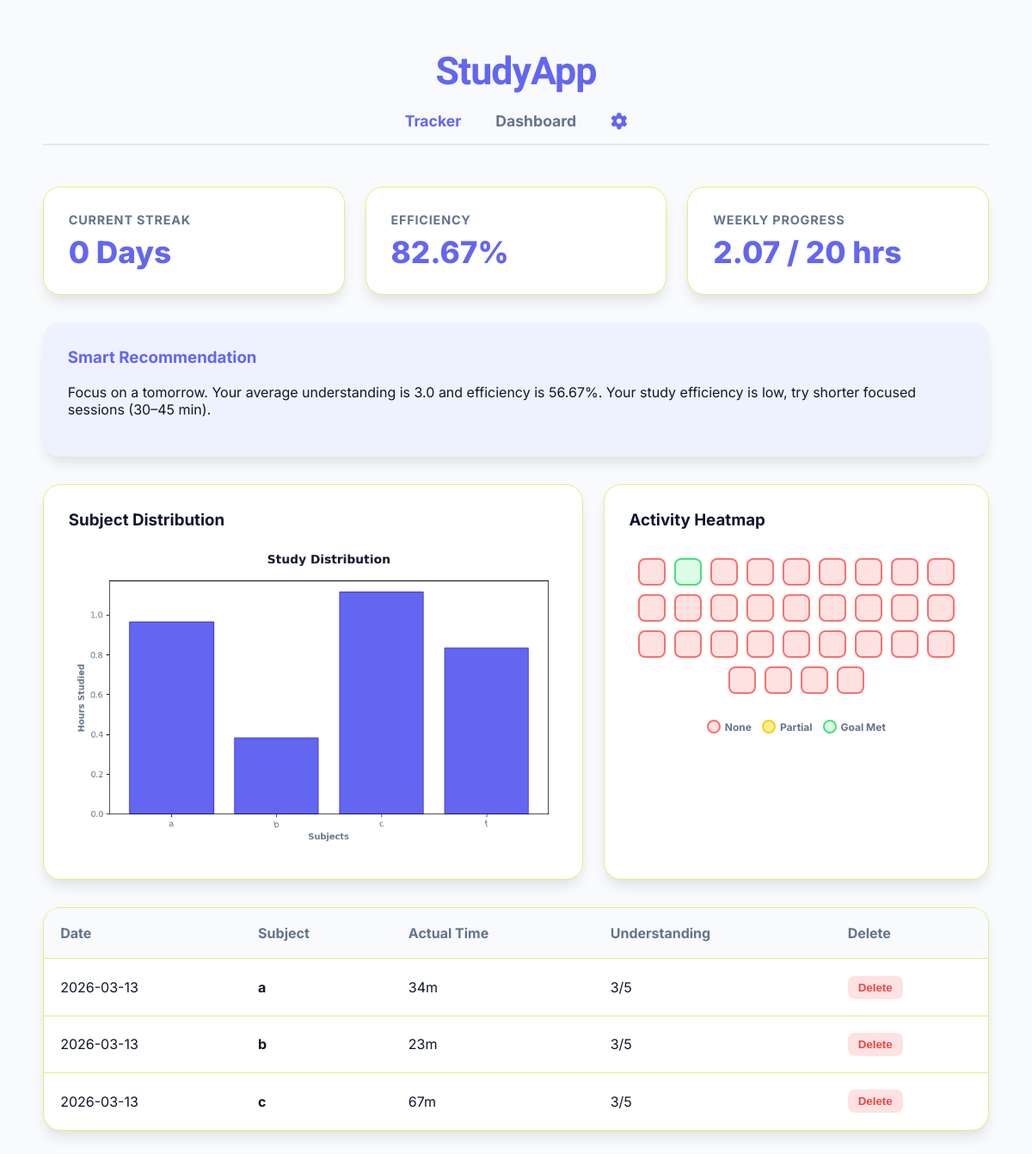
Page /dashboard on the earlier database version.
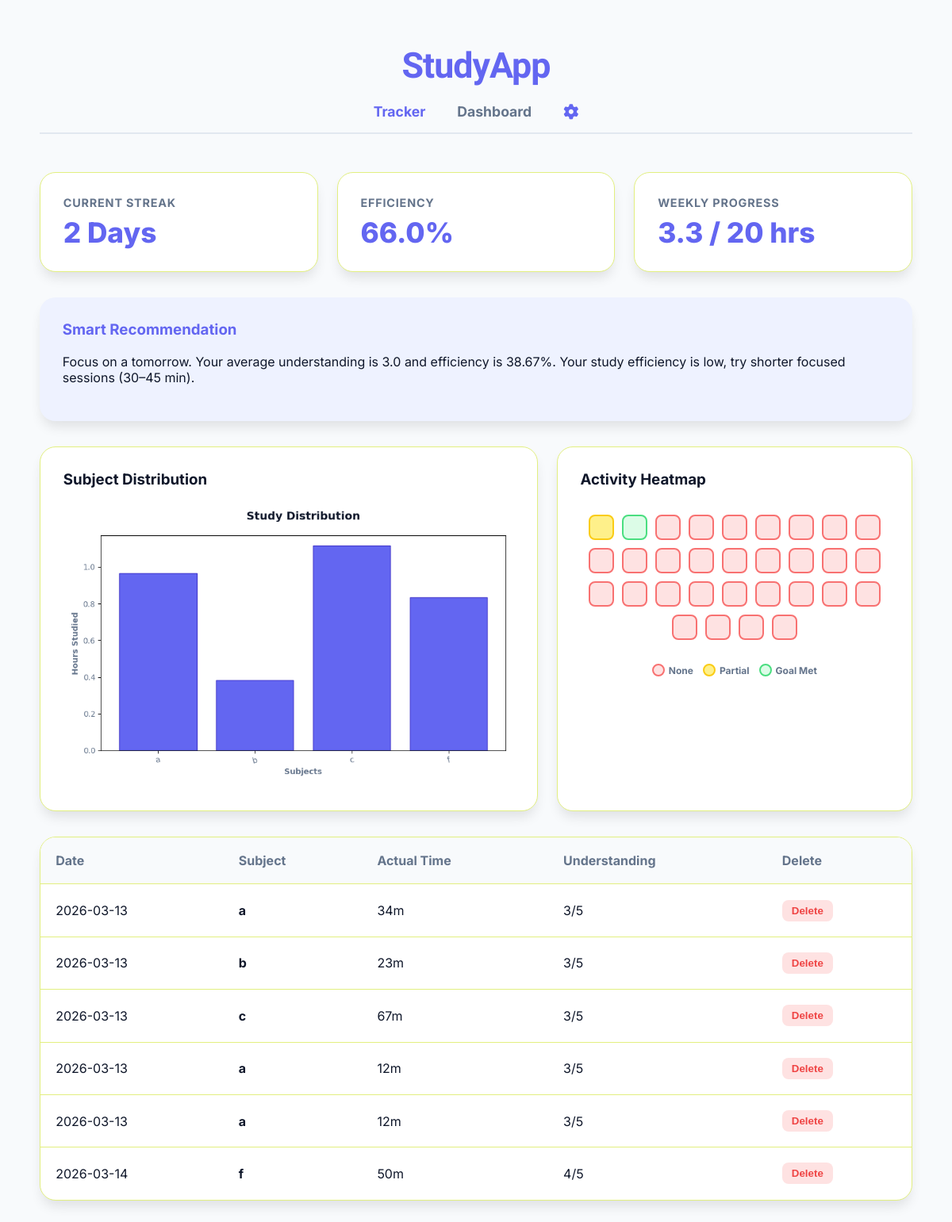
Same page on the later database version.
### tables this page shows
CREATE TABLE study_logs (
    id INTEGER PRIMARY KEY AUTOINCREMENT,
    subject TEXT,
    planned_time INTEGER,
    actual_time INTEGER,
    understanding INTEGER,
    date TEXT
);

### app.py (the view)
@app.route("/dashboard")
def dashboard():
    theme, _ = get_user_settings()
    conn = sqlite3.connect("database.db")
    cursor = conn.cursor()
    cursor.execute("SELECT id, date, subject, planned_time, actual_time, understanding FROM study_logs ORDER BY id ASC")
    logs = cursor.fetchall()
    conn.close()
    current_streak, _ = get_streaks()
    efficiency = get_efficiency()
    _, progress_hours, _ = get_weekly_goal_progress()
    _, _, recommendation = get_recommendation()
    if logs:
        generate_subject_graph(theme=theme)
    heatmap_html = get_heatmap_data()
    return render_template(
        "dashboard.html",
        logs=logs,
        streak=current_streak,
        efficiency=efficiency,
        total_hours_this_week=progress_hours,
        recommendation=recommendation,
        heatmap_html=heatmap_html,
        version=random.randint(1, 9999),
        theme=theme
    )

### app.py (called while the page is built)
def get_user_settings():
    conn = sqlite3.connect("database.db")
    cursor = conn.cursor()
    cursor.execute("SELECT theme, weekly_goal FROM settings WHERE id=1")
    settings = cursor.fetchone()
    conn.close()
    return settings if settings else ('light', 20)

### logic/efficiency.py (called while the page is built)
def get_efficiency():
    conn = sqlite3.connect("database.db")
    cursor = conn.cursor()
    cursor.execute("SELECT SUM(actual_time), SUM(planned_time) FROM study_logs")
    row = cursor.fetchone()
    conn.close()
    total_actual = row[0] or 0
    total_planned = row[1] or 1  # avoid division by zero
    efficiency = round((total_actual / total_planned) * 100, 2)
    return efficiency

### logic/heatmap.py (called while the page is built)
def get_heatmap_data():
    conn = sqlite3.connect("database.db")
    cursor = conn.cursor()
    today = date.today()
    start_date = today - timedelta(days=30)
    cursor.execute("""
        SELECT date, SUM(actual_time)
        FROM study_logs
        WHERE date >= ?
        GROUP BY date
    """, (start_date,))
    data = dict(cursor.fetchall())
    conn.close()
    heatmap_html = ""
    for i in range(31):
        current_date = today - timedelta(days=i)
        date_str = current_date.strftime("%Y-%m-%d")
        minutes = data.get(date_str, 0)
        if current_date > today:
            level = "upcoming"
        elif minutes == 0:
            level = "none"
        elif minutes < 120:
            level = "partial"
        else:
            level = "full"
        heatmap_html += f'<div class="heatmap-day {level}" title="{date_str}: {minutes} mins"></div>'
    return heatmap_html

### logic/streak.py (called while the page is built)
def get_streaks():
    conn = sqlite3.connect("database.db")
    cursor = conn.cursor()
    cursor.execute("SELECT DISTINCT date FROM study_logs ORDER BY date DESC")
    rows = cursor.fetchall()
    conn.close()
    study_dates = sorted([date.fromisoformat(r[0]) for r in rows])
    current_streak = 0
    today = date.today()
    day_check = today
    while day_check in study_dates:
        current_streak += 1
        day_check -= timedelta(days=1)
    longest_streak = 0
    temp_streak = 1
    for i in range(1, len(study_dates)):
        if (study_dates[i-1] - study_dates[i]).days == 1:
            temp_streak += 1
        else:
            temp_streak = 1
        if temp_streak > longest_streak:
            longest_streak = temp_streak
    if len(study_dates) == 1:
        longest_streak = max(longest_streak, 1)
    return current_streak, longest_streak

### templates/dashboard.html (shortened to what this page needs)
<!DOCTYPE html>
<html lang="en">
<head>
    <link rel="stylesheet" href="{{ url_for('static', filename='style.css') }}">
    <link rel="stylesheet" href="https://cdnjs.cloudflare.com/ajax/libs/font-awesome/6.4.0/css/all.min.css">
</head>
<body style="padding: 2.5rem;">
    <div class="container">
        <div style="display: flex; flex-direction: column; align-items: center; margin-bottom: 3rem; padding: 1rem 0; border-bottom: 2px solid #e2e8f0;">
            <h1 style="margin: 0; font-family: 'Arimo', sans-serif; font-size: 2.8rem; color: var(--primary); letter-spacing: -1px; padding-bottom: 0.8rem;">
                StudyApp
            </h1>
            <nav style="display: flex; gap: 2.5rem; margin-top: 0.5rem; align-items: center;">
                <a href="/" style="text-decoration: none; font-weight: 700; color: var(--primary); font-size: 1.1rem;">
                    Tracker
                </a>
                <a href="/dashboard" style="text-decoration: none; font-weight: 700; color: var(--text-muted); font-size: 1.1rem;">
                    Dashboard
                </a>
                <a href="/settings" class="settings-link" title="Settings" style="text-decoration: none;">
                    <i class="fa-solid fa-gear"></i>
                </a>
            </nav>
        </div>
        <div class="dashboard-grid">
            <div class="card">
                <div class="stat-label">Current Streak</div>
                <div class="stat-value">{{ streak }} Days</div>
            </div>
            <div class="card">
                <div class="stat-label">Efficiency</div>
                <div class="stat-value">{{ efficiency }}%</div>
            </div>
            <div class="card {% if total_hours_this_week >= 20 %}goal-met{% endif %}">
                <div class="stat-label">Weekly Progress</div>
                <div class="stat-value">{{ total_hours_this_week }} / 20 hrs</div>
            </div>
        </div>
        <div class="card" style="margin-bottom: 2rem; background: var(--primary-light); border: none;">
            <h3 style="margin-top:0; color: var(--primary);">Smart Recommendation</h3>
            <p>{{ recommendation }}</p>
        </div>
        <div class="chart-grid">
            <div class="card">
                <h3 style="margin-top:0;">Subject Distribution</h3>
                {% if logs %}
                    <img src="{{ url_for('static', filename='study_graph.png') }}?v={{ version }}" style="width: 100%; border-radius: 12px;">
                {% else %}
                    <div style="padding: 3rem 1rem; text-align: center; color: var(--text-muted); border: 2px dashed #e2e8f0; border-radius: 15px;">
                        <p style="font-weight: 700;">No Data Available</p>
                    </div>
                {% endif %}
            </div>
            <div class="card">
                <h3 style="margin-top:0;">Activity Heatmap</h3>
                <div class="heatmap-container">
                    {{ heatmap_html | safe }}
                </div>
                <div style="display:flex; justify-content: center; gap: 12px; margin-top: 15px; font-size: 0.75rem; font-weight: 700; color: var(--text-muted);">
                    <div style="display:flex; align-items:center; gap:5px;"><div class="heatmap-day none" style="width:12px; height:12px;"></div> None</div>
                    <div style="display:flex; align-items:center; gap:5px;"><div class="heatmap-day partial" style="width:12px; height:12px;"></div> Partial</div>
                    <div style="display:flex; align-items:center; gap:5px;"><div class="heatmap-day full" style="width:12px; height:12px;"></div> Goal Met</div>
                </div>
            </div>
        </div>
        <div class="table-container">
            <table>
                <thead>
                    <tr>
                        <th>Date</th>
                        <th>Subject</th>
                        <th>Actual Time</th>
                        <th>Understanding</th>
                        <th>Delete</th>
                    </tr>
                </thead>
                <tbody>
                    {% for log in logs %}
                    <tr>
                        <td>{{ log[1] }}</td>
                        <td><strong>{{ log[2] }}</strong></td>
                        <td>{{ log[4] }}m</td>
                        <td>{{ log[5] }}/5</td>
                        <td>
                            <form action="{{ url_for('delete', log_id=log[0]) }}" method="POST">
                                <button type="submit" class="btn-delete">Delete</button>
                            </form>
                        </td>
                    </tr>
                    {% else %}
                    <tr>
                        <td colspan="5" style="text-align: center; padding: 2rem;">No logs found.</td>
                    </tr>
                    {% endfor %}
                </tbody>
            </table>
        </div>
    </div>
</body>
</html>

### static/style.css (style rules this page uses)
:root { --primary: #6366f1; --primary-light: #eef2ff; --success: #10b981; --bg: #f8fafc; --card-bg: #ffffff; --text-main: #0f172a; --text-muted: #64748b; --radius: 20px; --shadow-sm: 0 4px 6px -1px rgba(0, 0, 0, 0.1); --shadow-md: 0 10px 15px -3px rgba(0, 0, 0, 0.1); --shadow-lg: 0 20px 25px -5px rgba(0, 0, 0, 0.15); --border-color: #e2ef80; }
body { background-color: var(--bg); color: var(--text-main); font-family: 'Inter', sans-serif; margin: 0; padding: 0; transition: background-color 0.3s ease, color 0.3s ease; }
h1, h2, h3, h4 { color: var(--text-main); transition: color 0.3s ease; }
.container { max-width: 1100px; margin: 0 auto; }
.dashboard-grid { display: grid; grid-template-columns: repeat(auto-fit, minmax(280px, 1fr)); gap: 1.5rem; margin-bottom: 2rem; }
.chart-grid { display: grid; grid-template-columns: 1.4fr 1fr; gap: 1.5rem; margin-bottom: 2rem; }
.card { background: var(--card-bg); padding: 1.8rem; border-radius: var(--radius); box-shadow: var(--shadow-md); border: 1px solid var(--border-color); transition: all 0.3s cubic-bezier(0.4, 0, 0.2, 1); }
.stat-label { color: var(--text-muted); font-size: 0.9rem; font-weight: 700; text-transform: uppercase; letter-spacing: 0.8px; }
.stat-value { font-size: 2.2rem; font-weight: 800; color: var(--primary); margin-top: 8px; }
.heatmap-container { display: flex; flex-wrap: wrap; gap: 10px; padding: 15px 0; justify-content: center; }
.heatmap-day { width: 28px; height: 28px; border-radius: 8px; border: 2px solid; transition: all 0.2s ease; cursor: help; }
.none { background-color: #fee2e2; border-color: #f87171; }
.partial { background-color: #fef08a; border-color: #facc15; }
.full { background-color: #dcfce7; border-color: #4ade80; }
.btn-delete { background: #fee2e2; color: #ef4444; border: none; padding: 6px 12px; border-radius: 8px; font-weight: 700; cursor: pointer; transition: background 0.2s; }
.table-container { background: var(--card-bg); border-radius: var(--radius); overflow: hidden; border: 1px solid var(--border-color); margin-top: 1.5rem; box-shadow: var(--shadow-md); }
table { width: 100%; border-collapse: collapse; }
th { background: var(--bg); padding: 1.2rem; text-align: left; color: var(--text-muted); }
td { padding: 1.2rem; border-top: 1px solid var(--border-color); color: var(--text-main); }
.settings-link { font-size: 1.2rem; display: flex; align-items: center; transition: color 0.3s ease; }
.settings-link i { transition: transform 0.6s cubic-bezier(0.4, 0, 0.2, 1); }
.settings-link[href="/settings"] i { color: var(--primary); }

Differences in the rows shown:
added study_logs: date "2026-03-13", subject "a", actual_time "12", understanding "3"
added study_logs: date "2026-03-13", subject "a", actual_time "12", understanding "3"
added study_logs: date "2026-03-14", subject "f", actual_time "50", understanding "4"
Other differences:
{{ streak }}: "0" → "2"
{{ efficiency }}: "82.67" → "66.0"
{{ total_hours_this_week }}: "2.07" → "3.3"
{{ recommendation }}: "Focus on a tomorrow. Your average understanding is 3.0 and efficiency is 56.67%. Your study efficiency is low, try shorter focused sessions (30–45 min)." → "Focus on a tomorrow. Your average understanding is 3.0 and efficiency is 38.67%. Your study efficiency is low, try shorter focused sessions (30–45 min)."
